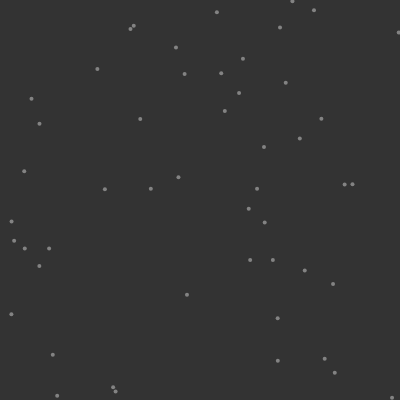
Frame 1 (no input)
Frame 60 (no input): identical to frame 1, image omitted
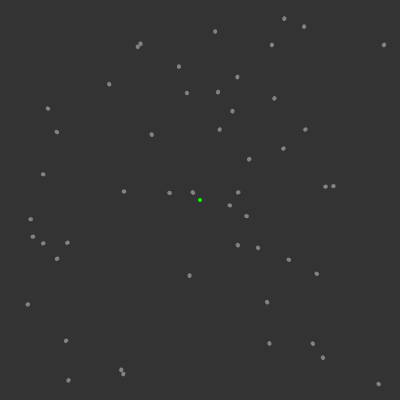
Frame 120 (the mouse pressed at the canvas centre since frame 60)

The p5.js sketch that drew these frames (run headless with seeded random() and noise() and a simulated clock; from frame 60 on, the mouse is pressed at the canvas centre):

// p5.js sketch
// ── sketch.js
let attractors = [];
var particals = [];

function setup() {
  createCanvas(400, 400);

  for (var i = 0; i < 50; i++) {
    particals.push(new Partical(random(width), random(height)));
  }
}

function draw() {
  background(51);
  for (let attractor of attractors) {
    attractor.show();
  }
  for (let partical of particals) {
    for (let attractor of attractors) {
      partical.attracted(attractor.pos);
    };
    partical.update();
    partical.show();
  }
}

function mousePressed() {
  attractors.push(new Attractor(mouseX, mouseY));
}

// ── attractor.js
class Attractor {
  constructor(x, y) {
    this.pos = createVector(x, y);
  }

  show() {
    stroke(0, 255, 0);
    strokeWeight(4);
    point(this.pos.x, this.pos.y);
  }
}

// ── partical.js
class Partical {
  constructor(x, y) {
    this.pos = createVector(x, y);
    this.prev_pos = this.pos.copy();
    this.vel = createVector();
    this.acc = createVector();
  }

  update() {
    this.prev_pos = this.pos.copy();
    this.vel.add(this.acc);
    this.vel.limit(5);
    this.pos.add(this.vel);
    this.acc.mult(0);
  }

  show() {
    stroke(255, 100);
    strokeWeight(4);
    line(this.prev_pos.x, this.prev_pos.y, this.pos.x, this.pos.y);
  }

  attracted(target) {
    let force = p5.Vector.sub(target, this.pos);
    let d = force.mag();
    d = constrain(d, 1, 25);
    const G = 6.67408;
    let strength = G / (d * d);
    force.setMag(strength);
    if (d < 5) {
      force.mult(-1);
    }
    this.acc.add(force);
  }

}
